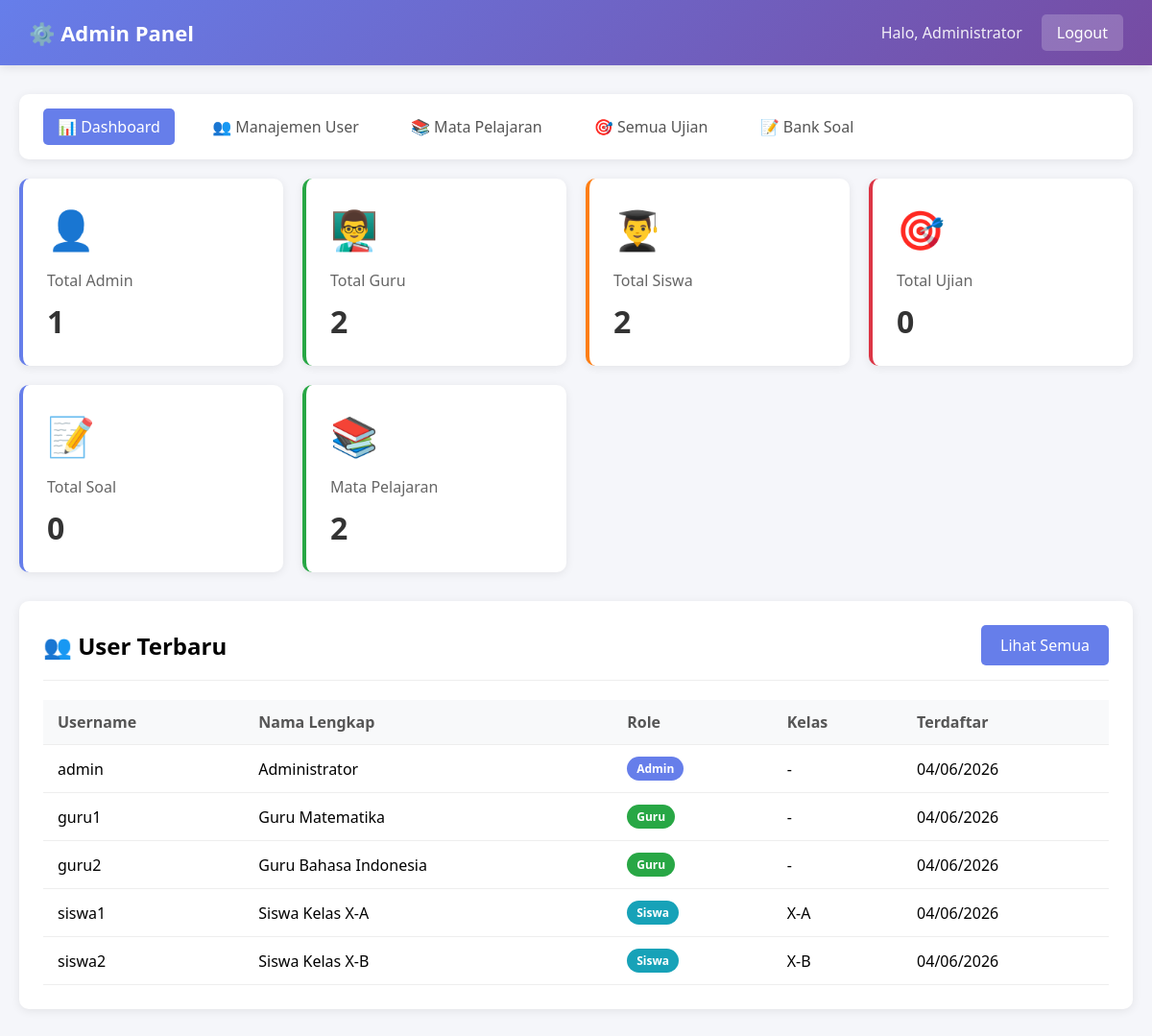
Page /admin/dashboard.php (signed in) on the committed database.
### tables this page shows
CREATE TABLE users (
    id INT AUTO_INCREMENT PRIMARY KEY,
    username VARCHAR(100) UNIQUE NOT NULL,
    password VARCHAR(255) NOT NULL,
    nama_lengkap VARCHAR(200) NOT NULL,
    role ENUM('admin', 'guru', 'siswa') NOT NULL,
    kelas VARCHAR(50) DEFAULT NULL,
    created_at TIMESTAMP DEFAULT CURRENT_TIMESTAMP
);

### config/config.php (called while the page is built, shortened)
<?php
function getDBConnection() {
    try {
        $dsn = "mysql:host=" . DB_HOST . ";dbname=" . DB_NAME . ";charset=" . DB_CHARSET;
        $options = [
            PDO::ATTR_ERRMODE => PDO::ERRMODE_EXCEPTION,
            PDO::ATTR_DEFAULT_FETCH_MODE => PDO::FETCH_ASSOC,
            PDO::ATTR_EMULATE_PREPARES => false,
        ];
        return new PDO($dsn, DB_USER, DB_PASS, $options);
    } catch (PDOException $e) {
        die("Koneksi database gagal: " . $e->getMessage());
    }
}
function isLoggedIn() {
    return isset($_SESSION['user_id']) && isset($_SESSION['user_role']);
}
?>

### models/Auth.php (called while the page is built, shortened)
<?php
require_once __DIR__ . '/../config/config.php';
class Auth {
    private $db;
    public function __construct() {
        $this->db = getDBConnection();
    }
    public function check() {
        return isLoggedIn();
    }
    public function user() {
        try {
            $stmt = $this->db->prepare("SELECT * FROM users WHERE id = ?");
            $stmt->execute([$_SESSION['user_id']]);
            return $stmt->fetch();
        } catch (PDOException $e) {
            return null;
        }
    }
}
?>

### admin/dashboard.php (the view, shortened to what this page needs)
<?php
require_once __DIR__ . '/../../config/config.php';
$db = getDBConnection();
$stmt = $db->query("SELECT COUNT(*) as total FROM users WHERE role = 'admin'");
$totalAdmin = $stmt->fetch()['total'];
$stmt = $db->query("SELECT COUNT(*) as total FROM users WHERE role = 'guru'");
$totalGuru = $stmt->fetch()['total'];
$stmt = $db->query("SELECT COUNT(*) as total FROM users WHERE role = 'siswa'");
$totalSiswa = $stmt->fetch()['total'];
$stmt = $db->query("SELECT COUNT(*) as total FROM ujian");
$totalUjian = $stmt->fetch()['total'];
$stmt = $db->query("SELECT COUNT(*) as total FROM bank_soal");
$totalSoal = $stmt->fetch()['total'];
$stmt = $db->query("SELECT COUNT(*) as total FROM mata_pelajaran");
$totalMapel = $stmt->fetch()['total'];
?>
<div class="nav-menu">
    <a href="dashboard.php" class="active">📊 Dashboard</a>
    <a href="users.php">👥 Manajemen User</a>
    <a href="mapel.php">📚 Mata Pelajaran</a>
    <a href="ujian-all.php">🎯 Semua Ujian</a>
    <a href="soal-all.php">📝 Bank Soal</a>
</div>
<div class="dashboard-cards">
    <div class="card card-blue">
        <div class="card-icon">👤</div>
        <div class="card-title">Total Admin</div>
        <div class="card-value"><?= $totalAdmin ?></div>
    </div>
    <div class="card card-green">
        <div class="card-icon">👨‍🏫</div>
        <div class="card-title">Total Guru</div>
        <div class="card-value"><?= $totalGuru ?></div>
    </div>
    <div class="card card-orange">
        <div class="card-icon">👨‍🎓</div>
        <div class="card-title">Total Siswa</div>
        <div class="card-value"><?= $totalSiswa ?></div>
    </div>
    <div class="card card-red">
        <div class="card-icon">🎯</div>
        <div class="card-title">Total Ujian</div>
        <div class="card-value"><?= $totalUjian ?></div>
    </div>
    <div class="card card-blue">
        <div class="card-icon">📝</div>
        <div class="card-title">Total Soal</div>
        <div class="card-value"><?= $totalSoal ?></div>
    </div>
    <div class="card card-green">
        <div class="card-icon">📚</div>
        <div class="card-title">Mata Pelajaran</div>
        <div class="card-value"><?= $totalMapel ?></div>
    </div>
</div>
<div class="content-card">
    <div class="content-header">
        <h2>👥 User Terbaru</h2>
        <a href="users.php" class="btn btn-primary">Lihat Semua</a>
    </div>
    <?php
    $stmt = $db->query("SELECT * FROM users ORDER BY created_at DESC LIMIT 5");
    $userList = $stmt->fetchAll();
    ?>
    <table>
        <thead>
            <tr>
                <th>Username</th>
                <th>Nama Lengkap</th>
                <th>Role</th>
                <th>Kelas</th>
                <th>Terdaftar</th>
            </tr>
        </thead>
        <tbody>
            <?php foreach ($userList as $u): ?>
            <tr>
                <td><?= htmlspecialchars($u['username']) ?></td>
                <td><?= htmlspecialchars($u['nama_lengkap']) ?></td>
                <td><span class="badge role-<?= $u['role'] ?>"><?= ucfirst($u['role']) ?></span></td>
                <td><?= htmlspecialchars($u['kelas'] ?? '-') ?></td>
                <td><?= date('d/m/Y', strtotime($u['created_at'])) ?></td>
            </tr>
            <?php endforeach; ?>
        </tbody>
    </table>
</div>
<?php
$content = ob_get_clean();
include __DIR__ . '/../../views/layouts/admin.php';
?>

### views/layouts/admin.php (shortened to what this page needs)
<?php
require_once __DIR__ . '/../../config/config.php';
$auth = new Auth();
$user = $auth->user();
?>
<!DOCTYPE html>
<html lang="id">
<head>
</head>
<body>
    <nav class="navbar">
        <h1>⚙️ Admin Panel</h1>
        <div class="navbar-right">
            <div class="user-info">Halo, <?= htmlspecialchars($user['nama_lengkap']) ?></div>
            <a href="?logout=1" class="btn-logout">Logout</a>
        </div>
    </nav>
    <div class="container">
        <?= $content ?>
    </div>
</body>
</html>

### views/layouts/admin.php (style rules this page uses)
* { margin: 0; padding: 0; box-sizing: border-box; }
body { font-family: 'Segoe UI', Tahoma, Geneva, Verdana, sans-serif; background: #f5f6fa; }
.navbar { background: linear-gradient(135deg, #667eea 0%, #764ba2 100%); color: white; padding: 15px 30px; display: flex; justify-content: space-between; align-items: center; box-shadow: 0 2px 10px rgba(0,0,0,0.1); }
.navbar h1 { font-size: 22px; }
.navbar-right { display: flex; align-items: center; gap: 20px; }
.user-info { color: white; opacity: 0.9; }
.btn-logout { background: rgba(255,255,255,0.2); color: white; padding: 8px 16px; border-radius: 5px; text-decoration: none; transition: background 0.3s; }
.container { max-width: 1200px; margin: 30px auto; padding: 0 20px; }
.dashboard-cards { display: grid; grid-template-columns: repeat(auto-fit, minmax(250px, 1fr)); gap: 20px; margin-bottom: 30px; }
.card { background: white; padding: 25px; border-radius: 10px; box-shadow: 0 2px 10px rgba(0,0,0,0.08); transition: transform 0.2s; }
.card-icon { font-size: 40px; margin-bottom: 15px; }
.card-title { font-size: 16px; color: #666; margin-bottom: 10px; }
.card-value { font-size: 32px; font-weight: bold; color: #333; }
.card-blue { border-left: 4px solid #667eea; }
.card-green { border-left: 4px solid #28a745; }
.card-orange { border-left: 4px solid #fd7e14; }
.card-red { border-left: 4px solid #dc3545; }
.content-card { background: white; border-radius: 10px; box-shadow: 0 2px 10px rgba(0,0,0,0.08); padding: 25px; }
.content-header { display: flex; justify-content: space-between; align-items: center; margin-bottom: 20px; padding-bottom: 15px; border-bottom: 1px solid #eee; }
.btn { display: inline-block; padding: 10px 20px; border-radius: 5px; text-decoration: none; font-weight: 500; transition: all 0.3s; cursor: pointer; border: none; }
.btn-primary { background: #667eea; color: white; }
table { width: 100%; border-collapse: collapse; }
th, td { padding: 12px 15px; text-align: left; border-bottom: 1px solid #eee; }
th { background: #f8f9fa; font-weight: 600; color: #555; }
.badge { display: inline-block; padding: 4px 10px; border-radius: 20px; font-size: 12px; font-weight: 600; }
.role-admin { background: #667eea; color: white; }
.role-guru { background: #28a745; color: white; }
.role-siswa { background: #17a2b8; color: white; }
.nav-menu { background: white; padding: 15px 25px; margin-bottom: 20px; border-radius: 10px; box-shadow: 0 2px 10px rgba(0,0,0,0.08); }
.nav-menu a { display: inline-block; margin-right: 20px; color: #555; text-decoration: none; padding: 8px 15px; border-radius: 5px; transition: all 0.3s; }
.nav-menu a:hover, .nav-menu a.active { background: #667eea; color: white; }

### rows in the picture
users: nama_lengkap "Administrator", username "admin", role "Admin", kelas "-", created_at "04/06/2026"
users: username "guru1", nama_lengkap "Guru Matematika", role "Guru", kelas "-", created_at "04/06/2026"
users: username "guru2", nama_lengkap "Guru Bahasa Indonesia", role "Guru", kelas "-", created_at "04/06/2026"
users: username "siswa1", nama_lengkap "Siswa Kelas X-A", role "Siswa", kelas "X-A", created_at "04/06/2026"
users: username "siswa2", nama_lengkap "Siswa Kelas X-B", role "Siswa", kelas "X-B", created_at "04/06/2026"

### other values in the picture
$totalAdmin "1"
$totalGuru "2"
$totalSiswa "2"
$totalUjian "0"
$totalSoal "0"
$totalMapel "2"
